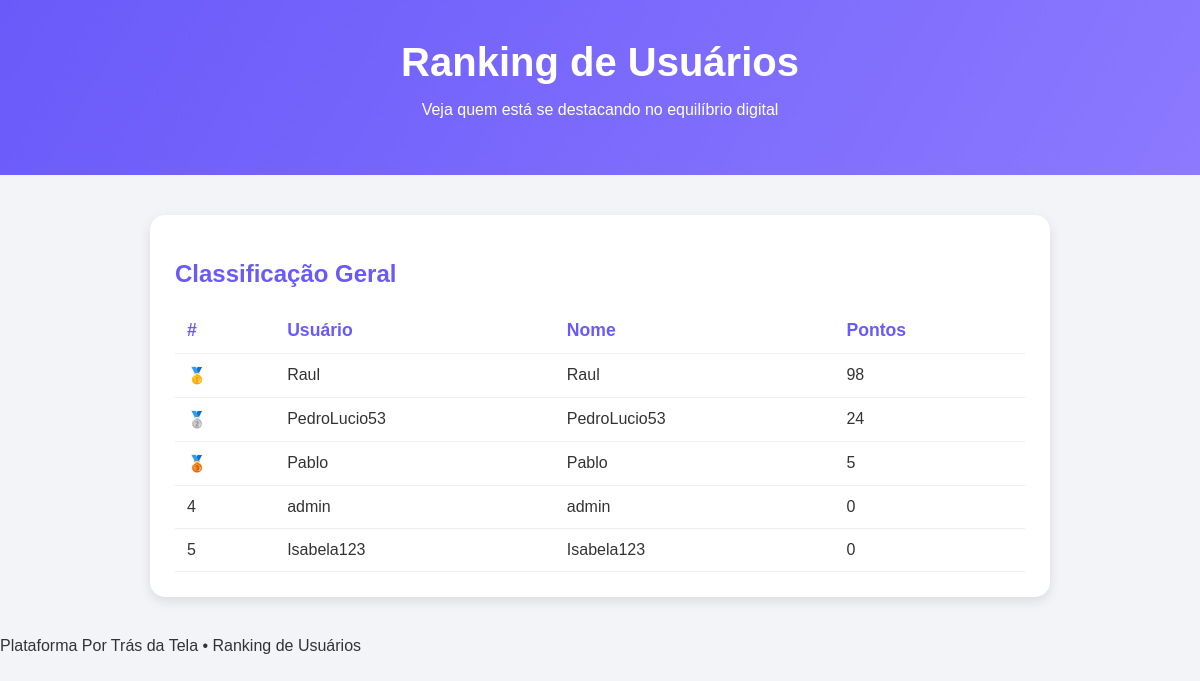
The page /ranking/ (signed in) on the database its author committed.
### app/models.py (models this page shows, shortened)
class usuarios(models.Model):
    user = models.OneToOneField(User, on_delete=models.CASCADE)
    nome = models.CharField(max_length=100, verbose_name="Nome completo")
    email = models.EmailField(verbose_name="E-mail", blank=True, null=True)
    telefone = models.CharField(
        max_length=15,
        verbose_name="Telefone",
        validators=[RegexValidator(r'^\+?\d{10,15}$', "Número de telefone inválido")]
    )
    cpf = models.CharField(max_length=14, unique=True, blank=True, null=True, verbose_name="CPF")
    pontos = models.IntegerField(default=0, verbose_name="Pontos")
    recompensas_resgatadas = models.ManyToManyField(Recompensa, blank=True, related_name='resgatados_por')
    class Meta:
        verbose_name = "Pessoa"
        verbose_name_plural = "Pessoas"

### app/views.py (the view)
# urls.py: path('ranking/', views.ranking, name="ranking"),
@login_required(login_url="login")
def ranking(request):
    lista = usuarios.objects.order_by("-pontos")
    ranking = []
    pos = 1
    for u in lista:
        ranking.append({
            "posicao": pos,
            "usuario": u.user.username,
            "nome": u.nome or u.user.get_full_name() or u.user.username,
            "pontos": u.pontos
        })
        pos += 1
    return render(request, "ranking.html", {"ranking": ranking})

### app/templates/ranking.html (shortened to what this page needs)
<!DOCTYPE html>
<html lang="pt-BR">
<head>
</head>
<body>
    <header>
        <h1>Ranking de Usuários</h1>
        <p>Veja quem está se destacando no equilíbrio digital</p>
    </header>
    <div class="container">
        <div class="card">
            <h2 style="color:#6a5af9;">Classificação Geral</h2>
            <table>
                <thead>
                    <tr>
                        <th>#</th>
                        <th>Usuário</th>
                        <th>Nome</th>
                        <th>Pontos</th>
                    </tr>
                </thead>
                <tbody>
                    {% for r in ranking %}
                    <tr>
                        <td>
                            {% if r.posicao == 1 %}
                            <span class="gold">🥇</span>
                            {% elif r.posicao == 2 %}
                            <span class="silver">🥈</span>
                            {% elif r.posicao == 3 %}
                            <span class="bronze">🥉</span>
                            {% else %}
                            {{ r.posicao }}
                            {% endif %}
                        </td>
                        <td>{{ r.usuario }}</td>
                        <td>{{ r.nome }}</td>
                        <td>{{ r.pontos }}</td>
                    </tr>
                    {% empty %}
                    <tr>
                        <td colspan="4" style="text-align:center; color:#777;">
                            Nenhum usuário encontrado.
                        </td>
                    </tr>
                    {% endfor %}
                </tbody>
            </table>
        </div>
    </div>
    <footer>
        Plataforma Por Trás da Tela • Ranking de Usuários
    </footer>
</body>
</html>

### app/templates/ranking.html (style rules this page uses)
body { margin: 0; font-family: "Poppins", sans-serif; background: #f2f4f8; color: #333; }
header { background: linear-gradient(120deg, #6a5af9, #8c79ff); padding: 40px 20px; text-align: center; color: white; }
header h1 { font-size: 2.5rem; margin: 0; }
.container { max-width: 900px; margin: auto; padding: 20px; }
.card { background: white; padding: 25px; margin: 20px 0; border-radius: 15px; box-shadow: 0 4px 12px rgba(0, 0, 0, 0.1); transition: 0.3s; }
table { width: 100%; border-collapse: collapse; margin-top: 10px; }
th, td { padding: 12px; border-bottom: 1px solid #eee; text-align: left; }
th { color: #6a5af9; font-size: 1.1rem; }
.gold { color: #d4af37; font-weight: 700; }
.silver { color: #c0c0c0; font-weight: 700; }
.bronze { color: #b87333; font-weight: 700; }

### rows shown on the page
usuarios: nome "Raul"
usuarios: nome "PedroLucio53"
usuarios: nome "Pablo"
usuarios: nome "admin"
usuarios: nome "Isabela123"

### other values the page prints
{{ r.usuario }} "Raul" "PedroLucio53" "Pablo" "admin" "Isabela123"
{{ r.pontos }} "98" "24" "5" "0" "0"
{{ r.posicao }} "4" "5"
